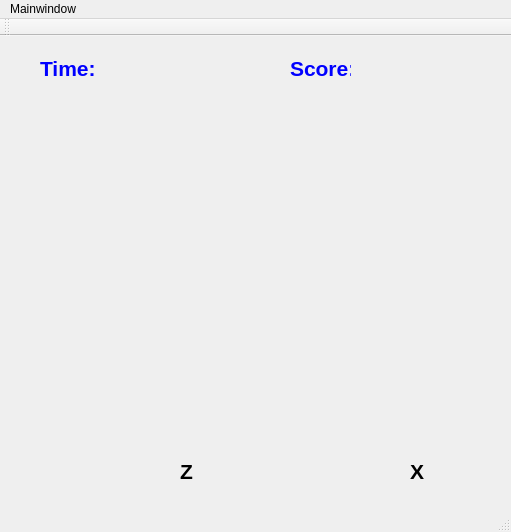
<?xml version="1.0" encoding="UTF-8"?>
<ui version="4.0">
 <class>MainWindow</class>
 <widget class="QMainWindow" name="MainWindow">
  <property name="geometry">
   <rect>
    <x>0</x>
    <y>0</y>
    <width>511</width>
    <height>532</height>
   </rect>
  </property>
  <property name="windowTitle">
   <string>MainWindow</string>
  </property>
  <widget class="QWidget" name="centralWidget">
   <widget class="QLabel" name="label">
    <property name="geometry">
     <rect>
      <x>0</x>
      <y>0</y>
      <width>511</width>
      <height>391</height>
     </rect>
    </property>
    <property name="text">
     <string/>
    </property>
    <property name="pixmap">
     <pixmap resource="bg2.qrc">:/bg2/bg2</pixmap>
    </property>
   </widget>
   <widget class="QLabel" name="label_2">
    <property name="geometry">
     <rect>
      <x>50</x>
      <y>390</y>
      <width>127</width>
      <height>85</height>
     </rect>
    </property>
    <property name="text">
     <string/>
    </property>
    <property name="pixmap">
     <pixmap resource="red.qrc">:/red/red.gif</pixmap>
    </property>
   </widget>
   <widget class="QLabel" name="label_3">
    <property name="geometry">
     <rect>
      <x>280</x>
      <y>390</y>
      <width>127</width>
      <height>85</height>
     </rect>
    </property>
    <property name="text">
     <string/>
    </property>
    <property name="pixmap">
     <pixmap resource="blue.qrc">:/blue/blue.gif</pixmap>
    </property>
   </widget>
   <widget class="QLabel" name="label_4">
    <property name="geometry">
     <rect>
      <x>0</x>
      <y>110</y>
      <width>511</width>
      <height>71</height>
     </rect>
    </property>
    <property name="text">
     <string/>
    </property>
    <property name="pixmap">
     <pixmap resource="bar.qrc">:/bar/bar</pixmap>
    </property>
   </widget>
   <widget class="QLabel" name="label_5">
    <property name="geometry">
     <rect>
      <x>20</x>
      <y>110</y>
      <width>71</width>
      <height>71</height>
     </rect>
    </property>
    <property name="text">
     <string/>
    </property>
    <property name="pixmap">
     <pixmap resource="circle.qrc">:/circle/circle.png</pixmap>
    </property>
   </widget>
   <widget class="QLabel" name="label_6">
    <property name="geometry">
     <rect>
      <x>40</x>
      <y>20</y>
      <width>61</width>
      <height>25</height>
     </rect>
    </property>
    <property name="text">
     <string>&lt;html&gt;&lt;head/&gt;&lt;body&gt;&lt;p&gt;&lt;span style=&quot; font-size:16pt; font-weight:600; color:#0000ff;&quot;&gt;Time:&lt;/span&gt;&lt;/p&gt;&lt;/body&gt;&lt;/html&gt;</string>
    </property>
   </widget>
   <widget class="QLabel" name="label_7">
    <property name="geometry">
     <rect>
      <x>290</x>
      <y>20</y>
      <width>61</width>
      <height>25</height>
     </rect>
    </property>
    <property name="text">
     <string>&lt;html&gt;&lt;head/&gt;&lt;body&gt;&lt;p&gt;&lt;span style=&quot; font-size:16pt; font-weight:600; color:#0000ff;&quot;&gt;Score:&lt;/span&gt;&lt;/p&gt;&lt;/body&gt;&lt;/html&gt;</string>
    </property>
   </widget>
   <widget class="QLabel" name="label_8">
    <property name="geometry">
     <rect>
      <x>180</x>
      <y>420</y>
      <width>21</width>
      <height>31</height>
     </rect>
    </property>
    <property name="text">
     <string>&lt;html&gt;&lt;head/&gt;&lt;body&gt;&lt;p&gt;&lt;span style=&quot; font-size:16pt; font-weight:600;&quot;&gt;Z&lt;/span&gt;&lt;/p&gt;&lt;/body&gt;&lt;/html&gt;</string>
    </property>
   </widget>
   <widget class="QLabel" name="label_9">
    <property name="geometry">
     <rect>
      <x>410</x>
      <y>420</y>
      <width>21</width>
      <height>31</height>
     </rect>
    </property>
    <property name="text">
     <string>&lt;html&gt;&lt;head/&gt;&lt;body&gt;&lt;p&gt;&lt;span style=&quot; font-size:16pt; font-weight:600;&quot;&gt;X&lt;/span&gt;&lt;/p&gt;&lt;/body&gt;&lt;/html&gt;</string>
    </property>
   </widget>
  </widget>
  <widget class="QMenuBar" name="menuBar">
   <property name="geometry">
    <rect>
     <x>0</x>
     <y>0</y>
     <width>511</width>
     <height>22</height>
    </rect>
   </property>
   <widget class="QMenu" name="menuMainwindow">
    <property name="title">
     <string>Mainwindow</string>
    </property>
   </widget>
   <addaction name="menuMainwindow"/>
  </widget>
  <widget class="QToolBar" name="mainToolBar">
   <attribute name="toolBarArea">
    <enum>TopToolBarArea</enum>
   </attribute>
   <attribute name="toolBarBreak">
    <bool>false</bool>
   </attribute>
  </widget>
  <widget class="QStatusBar" name="statusBar"/>
 </widget>
 <layoutdefault spacing="6" margin="11"/>
 <resources>
  <include location="bg2.qrc"/>
  <include location="bar.qrc"/>
  <include location="red.qrc"/>
  <include location="blue.qrc"/>
  <include location="circle.qrc"/>
 </resources>
 <connections/>
</ui>
